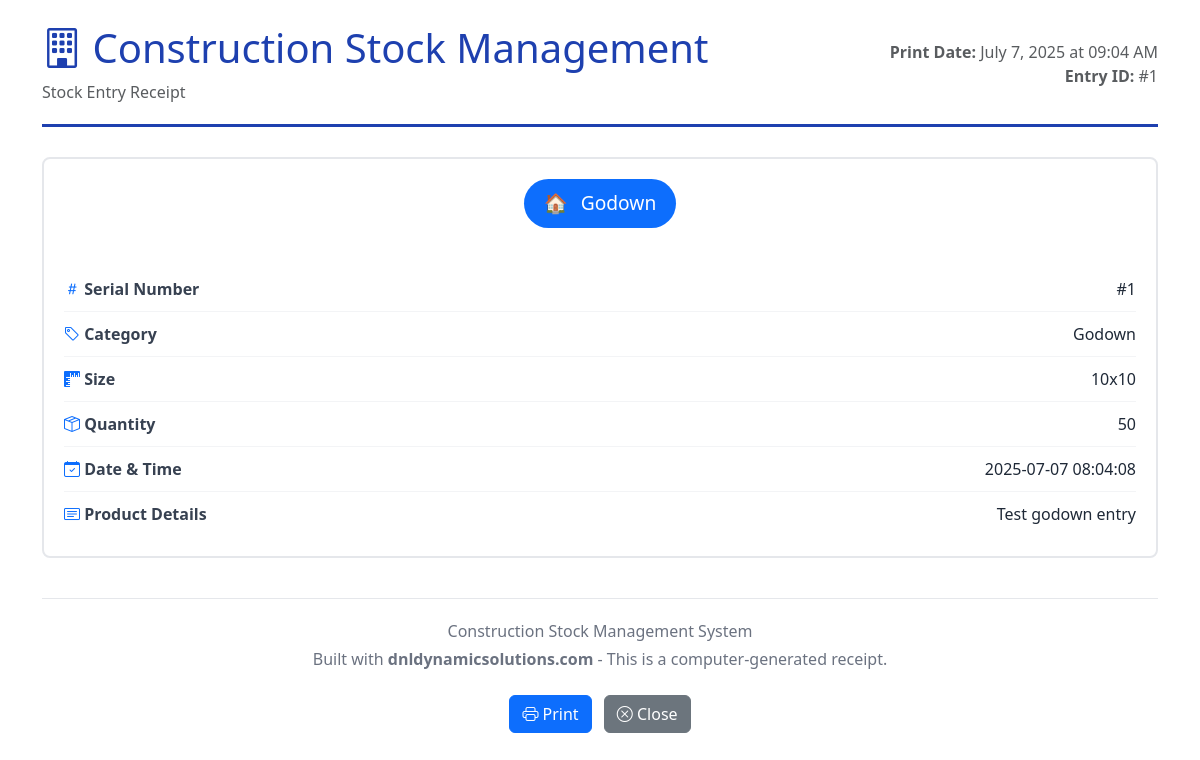
/print_entry/1 (signed in), run on the app's committed database.
### models.py (models this page shows, shortened)
class StockEntry(db.Model):
    __tablename__ = 'stock_entries'
    CATEGORY_CHOICES = [
        ('godown', 'Godown'),
        ('double_tt', 'Double TT'),
        ('slop', 'Slop'),
        ('column', 'Column'),
        ('phhty', 'Phhty'),
        ('others', 'Others'),
    ]
    serial_no = db.Column(db.Integer, primary_key=True, autoincrement=True)
    category = db.Column(db.String(20), nullable=False)
    size = db.Column(db.String(100), nullable=False)
    quantity = db.Column(db.Integer, nullable=False)
    product_details = db.Column(db.Text, nullable=True)
    timestamp = db.Column(db.DateTime, default=datetime.utcnow)

### routes.py (the view)
@app.route('/print_entry/<int:serial_no>')
@login_required
def print_entry(serial_no):
    entry = StockEntry.query.get_or_404(serial_no)
    category_info = CATEGORIES[entry.category]
    return render_template('print_entry.html',
                         entry=entry,
                         category_info=category_info)

### app.py (called while the page is built)
@login_manager.user_loader
def load_user(user_id):
    from models import User
    return User.query.get(int(user_id))

### routes.py (called while the page is built)
@app.template_filter('format_datetime')
def format_datetime(value):
    if value:
        return value.strftime('%Y-%m-%d %H:%M:%S')
    return ''

### templates/print_entry.html (shortened to what this page needs)
<!DOCTYPE html>
<html lang="en">
<head>
    <link href="https://cdn.jsdelivr.net/npm/bootstrap@5.3.0/dist/css/bootstrap.min.css" rel="stylesheet">
    <link rel="stylesheet" href="https://cdn.jsdelivr.net/npm/bootstrap-icons@1.11.0/font/bootstrap-icons.css">
</head>
<body>
    <div class="container mt-4">
        <div class="print-header">
            <div class="row align-items-center">
                <div class="col-md-8">
                    <h1 class="company-logo">
                        <i class="bi bi-building"></i>
                        Construction Stock Management
                    </h1>
                    <p class="text-muted mb-0">Stock Entry Receipt</p>
                </div>
                <div class="col-md-4 text-end">
                    <div class="text-muted">
                        <div><strong>Print Date:</strong> <span id="printDate"></span></div>
                        <div><strong>Entry ID:</strong> #{{ entry.serial_no }}</div>
                    </div>
                </div>
            </div>
        </div>
        <div class="entry-details">
            <div class="text-center mb-4">
                <div class="category-badge bg-primary text-white">
                    <span class="me-2">{{ category_info.icon }}</span>
                    {{ category_info.name }}
                </div>
            </div>
            <div class="detail-row">
                <div class="detail-label">
                    <i class="bi bi-hash text-primary"></i>
                    Serial Number
                </div>
                <div class="detail-value">#{{ entry.serial_no }}</div>
            </div>
            <div class="detail-row">
                <div class="detail-label">
                    <i class="bi bi-tag text-primary"></i>
                    Category
                </div>
                <div class="detail-value">{{ category_info.name }}</div>
            </div>
            <div class="detail-row">
                <div class="detail-label">
                    <i class="bi bi-rulers text-primary"></i>
                    Size
                </div>
                <div class="detail-value">{{ entry.size }}</div>
            </div>
            <div class="detail-row">
                <div class="detail-label">
                    <i class="bi bi-box-seam text-primary"></i>
                    Quantity
                </div>
                <div class="detail-value">{{ entry.quantity }}</div>
            </div>
            <div class="detail-row">
                <div class="detail-label">
                    <i class="bi bi-calendar-check text-primary"></i>
                    Date & Time
                </div>
                <div class="detail-value">{{ entry.timestamp|format_datetime }}</div>
            </div>
            {% if entry.product_details %}
            <div class="detail-row">
                <div class="detail-label">
                    <i class="bi bi-card-text text-primary"></i>
                    Product Details
                </div>
                <div class="detail-value">{{ entry.product_details }}</div>
            </div>
            {% endif %}
        </div>
        <div class="print-footer">
            <p class="mb-1">Construction Stock Management System</p>
            <p class="mb-0">Built with <strong>dnldynamicsolutions.com</strong> - This is a computer-generated receipt.</p>
        </div>
        <div class="text-center mt-4 no-print">
            <button onclick="window.print()" class="btn btn-primary me-2">
                <i class="bi bi-printer"></i> Print
            </button>
            <button onclick="window.close()" class="btn btn-secondary">
                <i class="bi bi-x-circle"></i> Close
            </button>
        </div>
    </div>
</body>
</html>

### templates/print_entry.html (style rules this page uses)
body { font-family: 'Segoe UI', Tahoma, Geneva, Verdana, sans-serif; background: white; color: #333; }
.print-header { border-bottom: 3px solid #1e40af; padding-bottom: 20px; margin-bottom: 30px; }
.company-logo { font-size: 2.5rem; color: #1e40af; }
.entry-details { border: 2px solid #e5e7eb; border-radius: 8px; padding: 20px; margin-bottom: 20px; }
.category-badge { font-size: 1.2rem; padding: 10px 20px; border-radius: 25px; display: inline-block; margin-bottom: 15px; }
.detail-row { display: flex; justify-content: space-between; align-items: center; padding: 10px 0; border-bottom: 1px solid #f3f4f6; }
.detail-row:last-child { border-bottom: none; }
.detail-label { font-weight: 600; color: #374151; }
.detail-value { font-weight: 500; color: #1f2937; }
.print-footer { text-align: center; margin-top: 40px; padding-top: 20px; border-top: 1px solid #e5e7eb; color: #6b7280; }

### data on the page
StockEntry: serial_no "1", name "Godown", size "10x10", quantity "50", timestamp "2025-07-07 08:04:08", product_details "Test godown entry"

### other printed values
{{ category_info.icon }} "🏠"
